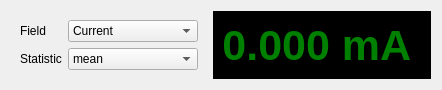
<?xml version="1.0" encoding="UTF-8"?>
<ui version="4.0">
 <class>Form</class>
 <widget class="QWidget" name="Form">
  <property name="geometry">
   <rect>
    <x>0</x>
    <y>0</y>
    <width>387</width>
    <height>76</height>
   </rect>
  </property>
  <property name="windowTitle">
   <string>Form</string>
  </property>
  <layout class="QHBoxLayout" name="horizontalLayout">
   <item>
    <widget class="QWidget" name="widget" native="true">
     <layout class="QFormLayout" name="formLayout">
      <item row="0" column="0">
       <widget class="QLabel" name="fieldLabel">
        <property name="text">
         <string>Field</string>
        </property>
       </widget>
      </item>
      <item row="0" column="1">
       <widget class="QComboBox" name="fieldComboBox">
        <item>
         <property name="text">
          <string>Current</string>
         </property>
        </item>
        <item>
         <property name="text">
          <string>Voltage</string>
         </property>
        </item>
        <item>
         <property name="text">
          <string>Power</string>
         </property>
        </item>
        <item>
         <property name="text">
          <string>Energy</string>
         </property>
        </item>
       </widget>
      </item>
      <item row="1" column="0">
       <widget class="QLabel" name="statisticLabel">
        <property name="text">
         <string>Statistic</string>
        </property>
       </widget>
      </item>
      <item row="1" column="1">
       <widget class="QComboBox" name="statisticComboBox">
        <item>
         <property name="text">
          <string>mean</string>
         </property>
        </item>
        <item>
         <property name="text">
          <string>standard deviation</string>
         </property>
        </item>
        <item>
         <property name="text">
          <string>minimum</string>
         </property>
        </item>
        <item>
         <property name="text">
          <string>maximum</string>
         </property>
        </item>
        <item>
         <property name="text">
          <string>peak-to-peak</string>
         </property>
        </item>
       </widget>
      </item>
     </layout>
    </widget>
   </item>
   <item>
    <spacer name="horizontalSpacer">
     <property name="orientation">
      <enum>Qt::Horizontal</enum>
     </property>
     <property name="sizeHint" stdset="0">
      <size>
       <width>44</width>
       <height>20</height>
      </size>
     </property>
    </spacer>
   </item>
   <item>
    <widget class="QWidget" name="widget_2" native="true">
     <property name="styleSheet">
      <string notr="true">QWidget { background-color : black; }
QLabel { color : green; font-weight: bold; font-size: 32pt; }</string>
     </property>
     <layout class="QHBoxLayout" name="horizontalLayout_2">
      <property name="spacing">
       <number>0</number>
      </property>
      <property name="topMargin">
       <number>0</number>
      </property>
      <property name="bottomMargin">
       <number>0</number>
      </property>
      <item>
       <widget class="QLabel" name="valueLabel">
        <property name="lineWidth">
         <number>0</number>
        </property>
        <property name="text">
         <string>0.000</string>
        </property>
        <property name="alignment">
         <set>Qt::AlignRight|Qt::AlignTrailing|Qt::AlignVCenter</set>
        </property>
       </widget>
      </item>
      <item>
       <widget class="QLabel" name="unitLabel">
        <property name="lineWidth">
         <number>0</number>
        </property>
        <property name="text">
         <string> mA </string>
        </property>
       </widget>
      </item>
     </layout>
    </widget>
   </item>
  </layout>
 </widget>
 <resources>
  <include location="../../joulescope.qrc"/>
 </resources>
 <connections/>
</ui>
